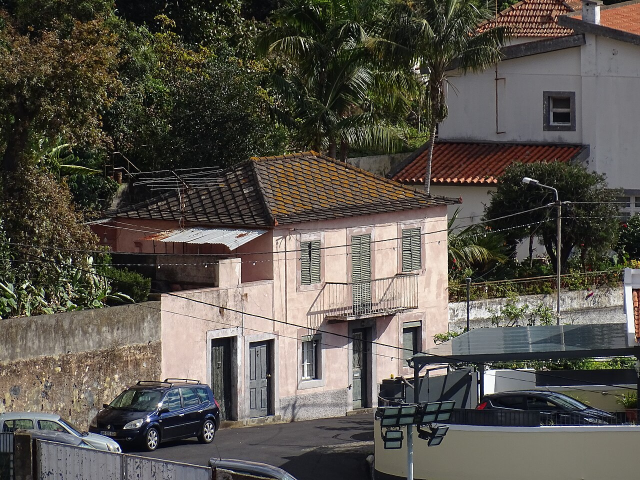
#> input picture resource/series_assets/ep01/02_santo_antonio_street.jpg, 1280 x 960 px, given in place of ., which was not available (shown at 1/2 size)
$ python -i craft.py   (imports and definitions only)
#> lines starting #> are read from the running program, lines starting #| are printed output that depends on the picture; after the words box and inside, x2 and y2 are one past the last pixel; in counts of white or black regions, pixels touching at a corner belong together; pictures that were not available may be replaced by others from this repository, and a replacement may not be noted
"""Craft helpers: the judgements a human editor makes that the builder could not.

Every function here degrades gracefully. OpenCV (face detection) and imagehash
(perceptual hashing) sharpen the results when installed, but nothing requires them --
the PIL + numpy paths are the default and are what runs today:

    ./.venv/bin/pip install opencv-python-headless imagehash

Written 28 Aug 2026 after looking at EP12 frame by frame and finding: a broadcaster's
chyron across ~8 of 18 frames, five interchangeable ICU monitors, a 2023 shot in an
age-15 story, and a centre crop that had thrown away 68% of every broadcast frame.
"""
from __future__ import annotations
import math, os
from typing import Optional, Tuple, List

import numpy as np
from PIL import Image, ImageFilter, ImageStat
from loguru import logger

try:                       # optional, materially better when present
    import cv2             # type: ignore
    _HAS_CV2 = True
except Exception:
    cv2 = None
    _HAS_CV2 = False

try:
    import imagehash       # type: ignore
    _HAS_IMAGEHASH = True
except Exception:
    imagehash = None
    _HAS_IMAGEHASH = False


def capabilities() -> str:
    return (f"craft: cv2={'yes' if _HAS_CV2 else 'no (saliency fallback)'}, "
            f"imagehash={'yes' if _HAS_IMAGEHASH else 'no (dhash fallback)'}")


# ---------------------------------------------------------------- loading ----

def _load_gray(src, max_w: int = 320):
    """Return (gray float array, (orig_w, orig_h)) from a path or PIL image."""
    im = Image.open(src) if isinstance(src, (str, os.PathLike)) else src
    im = im.convert("RGB")
    ow, oh = im.size
    if ow > max_w:
        im = im.resize((max_w, max(1, int(oh * max_w / ow))), Image.BILINEAR)
    return np.asarray(im.convert("L"), dtype=np.float32), (ow, oh), im


# ------------------------------------------------- burned-in text / chyrons ----

def detect_text_bands(src, min_score: float = 5.0) -> List[dict]:
    """Find burned-in horizontal text bars: chyrons, lower thirds, hardcoded subtitles.

    A broadcast caption bar has a signature no photograph has: a band of rows whose
    horizontal edge energy spikes far above the rest of the frame, spanning most of the
    width, sitting in the title-safe zones. That is what the CLIP subject gate cannot
    see -- it scores content, not furniture -- and it is why the same documentary kept
    coming back under new video ids with 'MEMORIAS DO MELHOR 2001' across frame one.

    Returns one dict per band: y0, y1 (fractions of height), score, width_frac.

    Default threshold 5.0 comes from a sweep over EP12's twelve source frames: the real
    furniture (the MEMORIAS bar, a source's burned-in subtitles) scores 11.3 and 19.5,
    while the strongest innocent structure (an ECG printout, all horizontal lines) tops
    out at 3.3. Anything from 3.5 to 11 separates them perfectly; 5.0 sits mid-band.
    """
    try:
        g, (ow, oh), _ = _load_gray(src)
        h, w = g.shape
        if h < 40 or w < 40:
            return []

        dx = np.abs(np.diff(g, axis=1))                 # horizontal gradient
        row_energy = dx.mean(axis=1)
        med = float(np.median(row_energy)) or 1e-6
        ratio = row_energy / med

        # Title-safe zones: text furniture lives at the top or bottom, not mid-frame.
        zone = np.zeros(h, dtype=bool)
        zone[: int(h * 0.30)] = True
        zone[int(h * 0.66):] = True

        hot = (ratio > min_score) & zone
        bands, run = [], None
        for y in range(h):
            if hot[y] and run is None:
                run = y
            elif not hot[y] and run is not None:
                bands.append((run, y)); run = None
        if run is not None:
            bands.append((run, h))

        out = []
        for y0, y1 in bands:
            frac = (y1 - y0) / h
            if not (0.020 <= frac <= 0.30):             # too thin = noise, too tall = scene
                continue
            strip = dx[y0:y1]
            # A real bar runs across the frame; a face's eyes do not.
            col_hot = (strip.mean(axis=0) > med * min_score)
            width_frac = float(col_hot.mean())
            if width_frac < 0.35:
                continue
            hot_idx = np.flatnonzero(col_hot)
            out.append({
                "y0": round(y0 / h, 3), "y1": round(y1 / h, 3),
                "score": round(float(ratio[y0:y1].mean()), 2),
                "width_frac": round(width_frac, 3),
                "x0": round(float(hot_idx[0] / w), 3) if hot_idx.size else 0.0,
                "x1": round(float(hot_idx[-1] / w), 3) if hot_idx.size else 1.0,
            })
        return out
    except Exception as e:
        logger.debug(f"detect_text_bands failed: {e}")
        return []


def detect_text_regions(src, spike: float = 2.6, min_rows: int = 3) -> List[dict]:
    """Find burned-in text ANYWHERE in frame, not only as a title-safe bar.

    detect_text_bands catches a broadcaster's chyron: a wide, high-energy band in the top
    or bottom third. It is precise and it missed everything else. On the first clean build
    it let through another channel's centred motivational caption, a corner "Football"
    watermark and a station logo -- four for four, because none of them is a wide band in
    a title-safe zone.

    Raw edge density cannot separate these from a crowd or a stadium, which are busier
    still. What distinguishes a line of text is that it is LOCALLY exceptional: strokes
    spike hard for a few rows with quiet space directly above and below. A crowd is
    uniformly busy, so its rows never stand out against their own neighbourhood. Scoring
    each row against a local baseline rather than the frame median finds text in mid-frame
    and in corners while leaving busy scenes alone.
    """
    try:
        g, (ow, oh), _ = _load_gray(src, max_w=360)
        h, w = g.shape
        if h < 60 or w < 60:
            return []

        dx = np.abs(np.diff(g, axis=1))
        thr = max(14.0, float(np.percentile(dx, 93)))
        strokes = (dx > thr).sum(axis=1).astype(np.float32)

        # Local baseline: what this row's neighbourhood looks like, so a busy frame
        # raises its own bar instead of tripping the detector everywhere.
        win = max(9, (h // 12) | 1)
        pad = win // 2
        padded = np.pad(strokes, pad, mode="edge")
        base = np.array([np.median(padded[i:i + win]) for i in range(h)], dtype=np.float32)
        base = np.maximum(base, 2.0)
        ratio = strokes / base

        hot = ratio > spike
        runs, start = [], None
        for y in range(h):
            if hot[y] and start is None:
                start = y
            elif not hot[y] and start is not None:
                runs.append((start, y)); start = None
        if start is not None:
            runs.append((start, h))

        out = []
        for y0, y1 in runs:
            if (y1 - y0) < min_rows or (y1 - y0) / h > 0.34:
                continue
            strip = dx[y0:y1]
            cols = strip.mean(axis=0) > thr * 0.6
            if not cols.any():
                continue
            idx = np.flatnonzero(cols)
            span = (idx[-1] - idx[0] + 1) / w
            if span < 0.10:                       # smaller than a corner watermark
                continue
            density = float(cols[idx[0]:idx[-1] + 1].mean())
            if density < 0.22:                    # sparse edges, not glyphs
                continue
            out.append({"y0": round(y0 / h, 3), "y1": round(y1 / h, 3),
                        "x0": round(float(idx[0] / w), 3), "x1": round(float(idx[-1] / w), 3),
                        "score": round(float(ratio[y0:y1].mean()), 2),
                        "width_frac": round(span, 3), "density": round(density, 3),
                        "kind": "text-region"})
        return out
    except Exception as e:
        logger.debug(f"detect_text_regions failed: {e}")
        return []


def has_burned_in_text(src, min_score: float = 5.0) -> bool:
    """Either kind of furniture: a title-safe chyron bar, or text anywhere else."""
    return bool(detect_text_bands(src, min_score=min_score)) or bool(detect_text_regions(src))


def all_text_furniture(src) -> List[dict]:
    return detect_text_bands(src) + detect_text_regions(src)


# ---------------------------------------------------------- subject window ----

# Edge energy alone is a trap: scoreboards, sponsor boards and chyrons are the
# highest-contrast things in a broadcast frame, so a naive saliency crop is pulled
# straight onto the furniture. Skin dominates; edges only break ties.
_SKIN_W, _EDGE_W = 5.0, 0.6
_FURNITURE_PENALTY = 6.0   # per-pixel cost of keeping a scoreboard or chyron in frame
_SUBJECT_SKIN_FLOOR = 0.045  # below this there is not enough person in frame to reframe for


def _skin_mask(rgb: np.ndarray) -> np.ndarray:
    """Classic YCbCr skin range. On football footage this is effectively 'where the
    people are' -- faces, arms, legs -- which is exactly what the crop must keep."""
    r = rgb[..., 0].astype(np.float32)
    g = rgb[..., 1].astype(np.float32)
    b = rgb[..., 2].astype(np.float32)
    cb = 128 - 0.168736 * r - 0.331264 * g + 0.5 * b
    cr = 128 + 0.5 * r - 0.418688 * g - 0.081312 * b
    y = 0.299 * r + 0.587 * g + 0.114 * b
    return ((cb >= 77) & (cb <= 127) & (cr >= 133) & (cr <= 173) & (y > 40)).astype(np.float32)


def _cv2_faces(pil_im, min_size: int = 28) -> List[Tuple[int, int, int, int]]:
    """Haar needs pixels. At 240px wide a broadcast face is ~20px and is missed, so
    callers pass a larger image and scale the result back themselves."""
    if not _HAS_CV2:
        return []
    try:
        arr = cv2.cvtColor(np.asarray(pil_im), cv2.COLOR_RGB2GRAY)
        arr = cv2.equalizeHist(arr)
        found = []
        for name in ("haarcascade_frontalface_default.xml", "haarcascade_profileface.xml"):
            path = os.path.join(cv2.data.haarcascades, name)
            if not os.path.exists(path):
                continue
            c = cv2.CascadeClassifier(path)
            for (x, y, w, h) in c.detectMultiScale(arr, 1.08, 4, minSize=(min_size, min_size)):
                found.append((int(x), int(y), int(w), int(h)))
        return found
    except Exception:
        return []


# [105 lines left out: function subject_window, not called in this run]


# ------------------------------------------------------------- shot sizing ----

def subject_scale(src) -> float:
    """Roughly how much of the frame the subject occupies: 0 = wide, 1 = close-up.
    Used to spread shot sizes instead of clustering on whatever CLIP scored highest."""
    try:
        im = Image.open(src) if isinstance(src, (str, os.PathLike)) else src
        im = im.convert("RGB")
        sm = im.resize((160, max(1, int(im.size[1] * 160 / im.size[0]))), Image.BILINEAR)
        faces = _cv2_faces(sm)
        if faces:
            fx, fy, fw, fh = max(faces, key=lambda f: f[2] * f[3])
            return float(min(1.0, (fw * fh) / (sm.size[0] * sm.size[1]) * 12.0))
        return float(min(1.0, _skin_mask(np.asarray(sm, dtype=np.uint8)).mean() * 4.0))
    except Exception:
        return 0.0


def shot_size(src) -> str:
    s = subject_scale(src)
    return "close" if s >= 0.45 else ("medium" if s >= 0.18 else "wide")


# -------------------------------------------------------- perceptual hash ----

def frame_hash(src) -> str:
    """Perceptual hash of a frame.

    Banning by source id does not work: the documentary banned on 26 Aug walked straight
    back in under a different video id the same day. Content hashing survives re-upload,
    re-encode and rescale.
    """
    try:
        im = Image.open(src) if isinstance(src, (str, os.PathLike)) else src
        im = im.convert("RGB")
        if _HAS_IMAGEHASH:
            return str(imagehash.phash(im, hash_size=8))
        g = np.asarray(im.convert("L").resize((9, 8), Image.BILINEAR), dtype=np.float32)
        bits = (g[:, 1:] > g[:, :-1]).flatten()
        return "".join(f"{int(''.join('1' if b else '0' for b in bits[i:i + 4]), 2):x}"
                       for i in range(0, len(bits), 4))
    except Exception:
        return ""


# [8 lines left out: function hash_distance, not called in this run]


def matches_any_hash(h: str, banned: List[str], threshold: int = 8) -> bool:
    """threshold 8/64 catches re-encodes and rescales without colliding unrelated shots."""
    return any(hash_distance(h, b) <= threshold for b in (banned or []))


# ------------------------------------------------------------- editorial QA ----


def edge_detail(im) -> float:
    """Sharpness on the SAME scale one_shot._frame_quality reports.

    That function measures the mean of a FIND_EDGES pass over a 180px-wide grayscale
    and writes it into quality_report.json, where the 29 Aug test build recorded a
    median of 19.9 with two shots at 16.7 and 8.3 -- visible mush that the gate happily
    passed because it only ever looked at people, text and brightness. Matching the
    resize width keeps the configured floor comparable to the numbers already logged.
    """
    try:
        g = im.convert("L")
        w = 180
        g = g.resize((w, max(1, int(g.size[1] * w / g.size[0]))), Image.BILINEAR)
        return float(ImageStat.Stat(g.filter(ImageFilter.FIND_EDGES)).mean[0])
    except Exception:
        return 0.0


def audit_media_plan(paths: List[str], subject_floor: float = 0.60,
                     dupe_threshold: int = 6, max_media_reuse: int = 2,
                     min_media: int = 6, sharpness_floor: float = 0.0) -> dict:
    """Judge the selected media before the render, not after.

    `validate_media_plan` already checks that the files exist, decode and match the
    requested output orientation --
    structural questions. It cannot answer the editorial one, which is why EP12 passed
    with `distinct_source_videos: 12` while five of those twelve were interchangeable ICU
    monitors and a broadcaster's chyron ran across half the runtime. The metric counted
    sources; nothing judged them.

    Returns a report. `ok` is False when the plan would produce a short worth rejecting --
    checked here because the channel renders once and ships, so anything caught after the
    render costs a rebuild the workflow does not allow.
    """
#> called with subject_floor = 0.6, dupe_threshold = 6, max_media_reuse = 2, min_media = 6, sharpness_floor = 0
    report = {"clips": len(paths or []), "subject_present": 0, "burned_in_text": 0,
              "near_duplicates": 0, "brightness_spread": 0.0, "shot_sizes": {},
              "soft_shots": 0, "sharpness_min": 0.0, "sharpness_median": 0.0,
              "ok": True, "problems": [], "drop": []}
    if not paths:
        report["ok"] = False
        report["problems"].append("no media")
        return report

    hashes, brights, sizes = [], [], []
    sharp: List[Tuple[float, str]] = []      # (edge detail, path), for the softness check
    for p in paths:
        try:
            import subprocess as _sp, io as _io
            if str(p).lower().endswith((".mp4", ".mov", ".webm", ".mkv", ".avi")):
                try:
                    import imageio_ffmpeg
                    ff = imageio_ffmpeg.get_ffmpeg_exe()
                except Exception:
                    ff = "ffmpeg"
                r = _sp.run([ff, "-hide_banner", "-nostats", "-i", str(p), "-frames:v", "1",
                             "-f", "image2pipe", "-vcodec", "png", "-"],
                            capture_output=True, timeout=60)
                if r.returncode != 0 or not r.stdout:
                    continue
                im = Image.open(_io.BytesIO(r.stdout)).convert("RGB")
            else:
                im = Image.open(p).convert("RGB")
#> im is the input picture: PIL image 1280x960 RGB; mean R, G, B 88.1, 83.4, 75.7
        except Exception:
            continue

        sm = im.resize((160, max(1, int(im.size[1] * 160 / im.size[0]))), Image.BILINEAR)
        skin = float(_skin_mask(np.asarray(sm, dtype=np.uint8)).mean())
#> in _skin_mask, `r = rgb[..., 0].astype(np.float32)`:
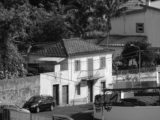
#> r: shape (120, 160) float32; min 7, max 247, mean 88.1
#> in _skin_mask, `b = rgb[..., 2].astype(np.float32)`:
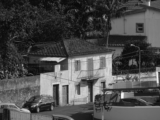
#> b: shape (120, 160) float32; min 8, max 248, mean 75.7
#> in _skin_mask, `cr = 128 + 0.5 * r - 0.418688 * g - 0.081312 * b`:
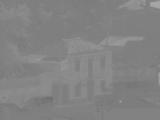
#> cr: shape (120, 160) float32; min 109.5, max 167.9, mean 130.9
#> in _skin_mask, `return ((cb >= 77) & (cb <= 127) & (cr >= 133) & (cr <= 173) & (y > 40..`:
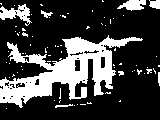
#> returned value: shape (120, 160) float32; values 0 (black) and 1 (white), 25.6% white; 75 white regions (67 under 20 px), largest, box (x1, y1, x2, y2) and area: (0, 35, 143, 108) 3972, (0, 4, 32, 26) 317, (117, 0, 146, 11) 202
#> skin = 0.256
        if skin >= 0.030:
            report["subject_present"] += 1
        # has_burned_in_text, NOT detect_text_bands. Bands only finds a broadcaster's
        # chyron -- a wide high-energy strip in a title-safe zone -- and detect_text_regions
        # exists precisely because bands missed everything else (another channel's centred
        # caption, a corner watermark, a station logo). This gate called bands alone, so on
        # 9 Sep it reported "0 with burned-in text" for a Ronaldinho short whose hook frame
        # carried the source video's own subtitles: 4 of its 6 clips test positive under
        # has_burned_in_text and 0 under bands.
        if has_burned_in_text(im):
#> in detect_text_bands, `g, (ow, oh), _ = _load_gray(src)`:
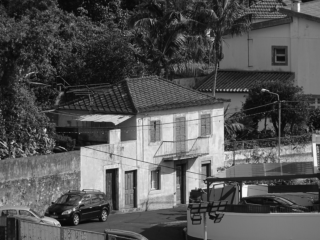
#> g: shape (240, 320) float32; min 7, max 249, mean 84
#> in detect_text_bands, `g, (ow, oh), _ = _load_gray(src)`: ow = 1280; oh = 960
#> in detect_text_bands, `dx = np.abs(np.diff(g, axis=1))`:
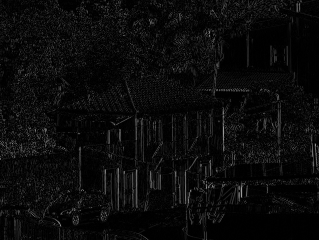
#> dx: shape (240, 319) float32; min 0, max 158, mean 10.9
#> in detect_text_bands, `row_energy = dx.mean(axis=1)`: row_energy = 240 values, max 17.69 at index 184, min 2.86 at index 227, mean 10.92
#> in detect_text_bands, `med = float(np.median(row_energy)) or 1e-6`: med = 10.62
#> in detect_text_bands, `ratio = row_energy / med`: ratio = 240 values, max 1.67 at index 184, min 0.269 at index 227, mean 1.03
#> after the loop in detect_text_bands, `for y in range(h):`: bands = []
#> call 2 of _load_gray, with max_w = 360
#> in _load_gray (call 2), `im = im.resize((max_w, max(1, int(oh * max_w / ow))), Image.BILINEAR)`:
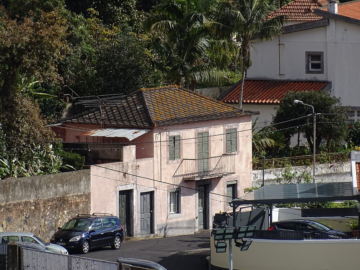
#> im: PIL image 360x270 RGB; mean R, G, B 88.1, 83.4, 75.7
#> in detect_text_regions, `g, (ow, oh), _ = _load_gray(src, max_w=360)`: ow = 1280; oh = 960
#> (the rest of the program and of its run is left out)
